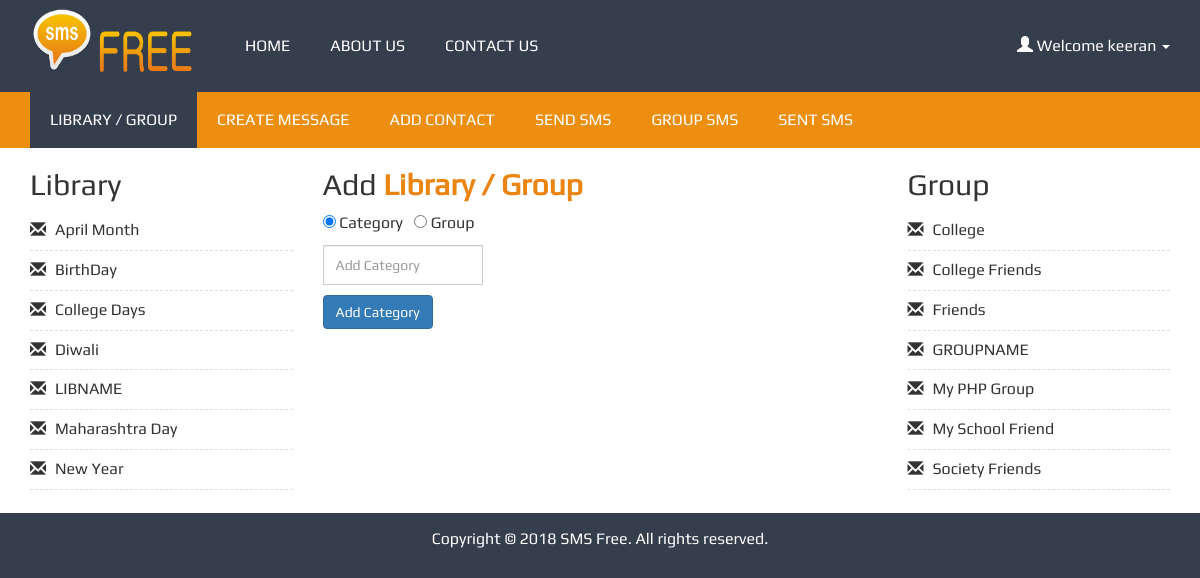
/library.php (signed in), run on the app's committed database.
### tables this page shows
CREATE TABLE IF NOT EXISTS `sms_category` (
`ca_id` int(11) NOT NULL,
  `ca_name` varchar(100) DEFAULT NULL,
  `ca_time` timestamp NOT NULL DEFAULT CURRENT_TIMESTAMP ON UPDATE CURRENT_TIMESTAMP
);

CREATE TABLE IF NOT EXISTS `sms_group` (
`gr_id` int(11) NOT NULL,
  `gr_name` varchar(100) DEFAULT NULL,
  `gr_time` timestamp NOT NULL DEFAULT CURRENT_TIMESTAMP ON UPDATE CURRENT_TIMESTAMP
);

### model/db_project.php (called while the page is built, shortened)
<?php
	require_once 'db_helper.php';
	final class db_project extends db_helper{
		function show_category(){
			return parent::select("ca_id,ca_name","sms_category","1 order by ca_name asc");
		}
		function show_group(){
			return parent::select("gr_id,gr_name","sms_group","1 order by gr_name asc");
		}
	}
	$obj = new db_project();
?>

### model/db_connect.php (called while the page is built, shortened)
<?php
	abstract class db_connect implements db_parameter{
		function __construct(){
			$this->conn = new mysqli(self::HOST,self::USER,self::PASS,self::DB);
		}
	}
?>

### model/db_helper.php (called while the page is built, shortened)
<?php
	require_once 'db_connect.php';
	abstract class db_helper extends db_connect{
		function select($col,$table,$condition){
			$str = "select $col from $table where $condition";
			$ans = $this->conn->query($str) or die ($this->conn->error);
			if($ans->num_rows==0){
				return 0;
			}
			else{
				while($result = $ans->fetch_object()){
					$data[]= $result;
				}
				return $data;
			}
		}
	}
?>

### library.php (the view, shortened to what this page needs)
<?php
	require_once 'incs/header.php';
?>
<div class="container-fluid">
	<div class="container">
		<div class="row">
			<div class="col-lg-3 col-md-3 col-sm-12 col-xs-12">
				<h2>Library</h2>
				<?php
					$ans = $obj->show_category();
					if(is_array($ans)):
					foreach($ans as $val):
				?>
				<ul class="list">
					<li><a href="#"><?php echo $val->ca_name; ?></a></li>
				</ul>
				<?php
					endforeach;
					endif;
				?>
			</div>
			<div class="col-lg-6 col-md-6 col-sm-12 col-xs-12">
				<h2>Add <span>Library / Group</span></h2>
				<p><input type="radio" name="btn_cagr" value="1" class="radio_cagr" checked="checked"> Category &nbsp;
					<input type="radio" name="btn_cagr" value="2" class="radio_cagr"> Group</p>
				<div class="category_form">
					<form id="category_form">
						<div class="form-group">
							<div class="input-group">
							  <input type="text" class="form-control" id="exampleInputEmail" placeholder="Add Category" name="ca_name">
							</div>
							<div class="input-group">
							  <button type="button" class="btn btn-primary cat_btn">Add Category</button>
							</div>
						</div>
					</form>
				</div>
			</div>
			<div class="col-lg-3 col-md-3 col-sm-12 col-xs-12">
				<h2>Group</h2>
				<?php
					$ans = $obj->show_group();
					if(is_array($ans)):
					foreach($ans as $val):
				?>
				<ul class="list">
					<li><a href="#" <?php echo $val->gr_id; ?>><?php echo $val->gr_name; ?></a></li>
				</ul>
				<?php
					endforeach;
					endif;
				?>
			</div>
		</div>
	</div><br/>
</div>
<?php
	require_once 'incs/footer.php';
?>

### assets/css/style.css (style rules this page uses)
body { font-family: 'playregular'; font-size: 16px; color: #333; background: #353E4D; }
ul,ol { margin:0; padding:0; list-style-type: none; }
.container-fluid { background:#ffffff; }
.welcome-block h1 span, h2 span { color: #EA8513; font-weight: bold; }
.list li { position: relative; border-bottom: 1px dashed #dfdfdf; padding:8px 0 8px 25px; }
.list li:before { position: absolute; left:0; content: "\2709"; font-family: 'Glyphicons Halflings'; }
.list li a { color: inherit; display: block; }
.form-control { height: 40px; }
.input-group { margin-bottom: 10px; }

### data on the page
sms_category: ca_name "April Month"
sms_category: ca_name "BirthDay"
sms_category: ca_name "College Days"
sms_category: ca_name "Diwali"
sms_category: ca_name "LIBNAME"
sms_category: ca_name "Maharashtra Day"
sms_category: ca_name "New Year"
sms_group: gr_name "College"
sms_group: gr_name "College Friends"
sms_group: gr_name "Friends"
sms_group: gr_name "GROUPNAME"
sms_group: gr_name "My PHP Group"
sms_group: gr_name "My School Friend"
sms_group: gr_name "Society Friends"

### other printed values
$_SESSION['for_name'] "keeran"
